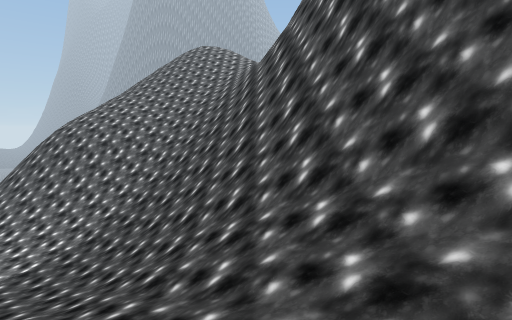
[1] (above)

20 first-person views from a walk through a 3-D level made in the Unity game engine. The camera is 1.5 m above the floor, tilts 6° down and sees 80° across. The floor is counted in squares, 2 m on a side. Each view is taken from the middle of a square. On the plan, view 1 faces up. The plan holds only what a view shows up to about 10 squares ahead; the rest is blank. The place goes on beyond the plan. The player character is not drawn.

[2]
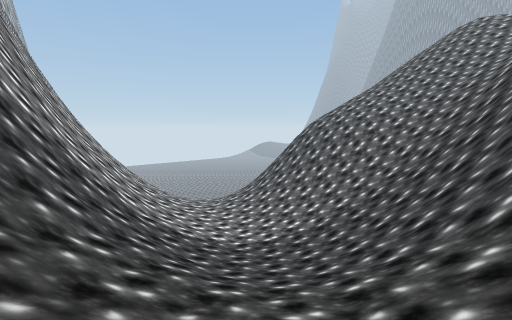

[3]
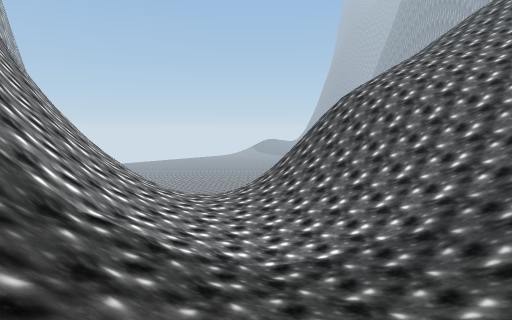

[4]
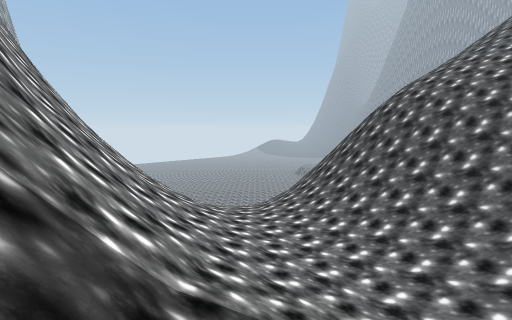

[5]
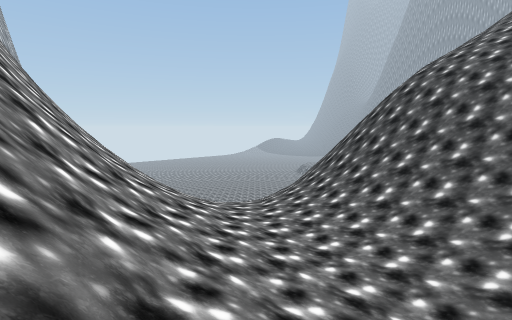

[6]
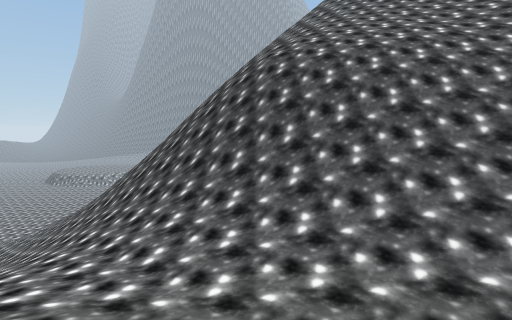

[7]
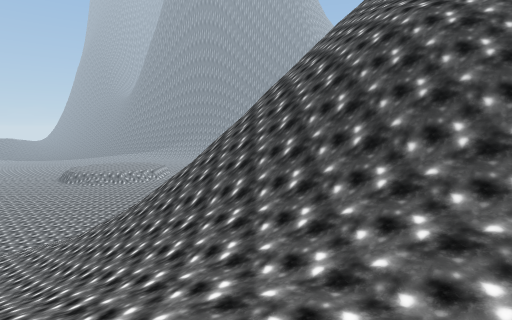

[8]
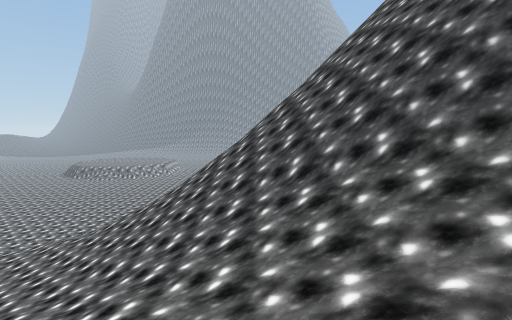

[9]
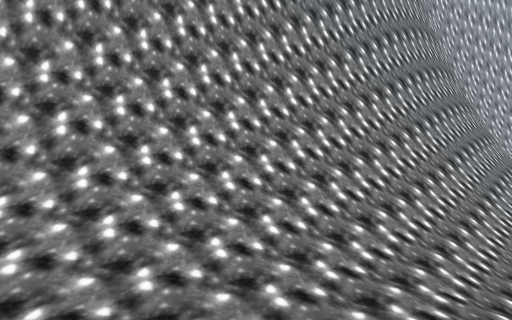

[10]
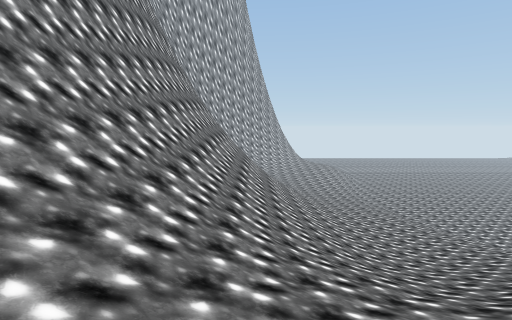

[11]
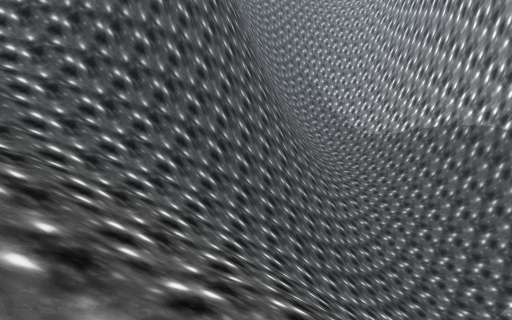

[12]
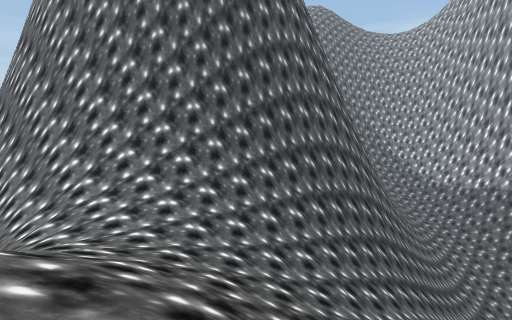

[13]
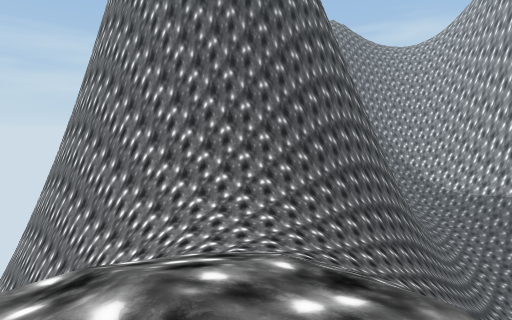

[14]
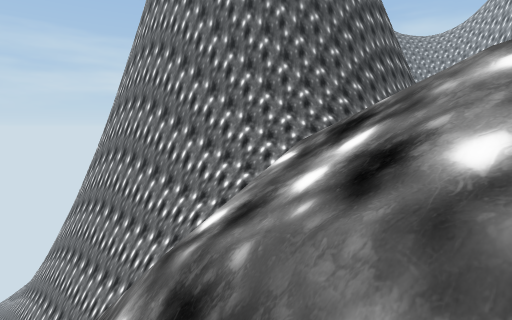

[15]
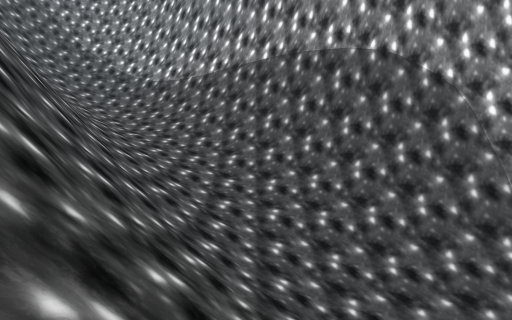

[16]
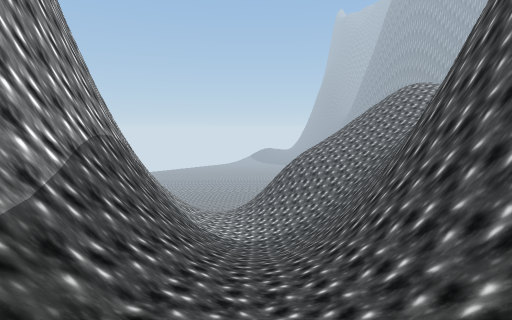

[17]
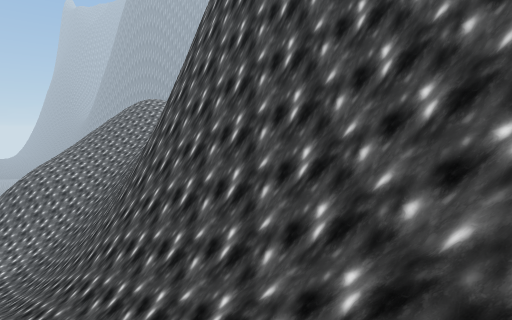

[18]
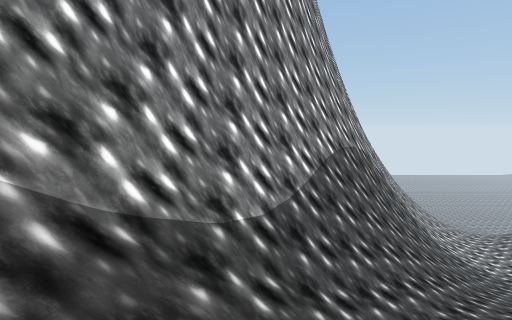

[19]
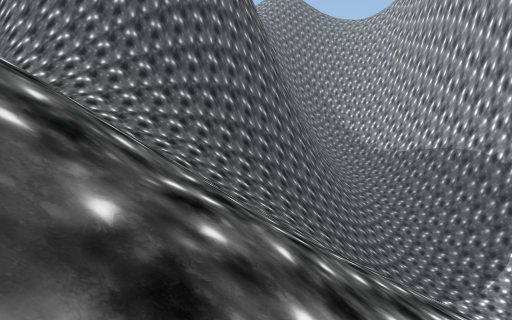

[20]
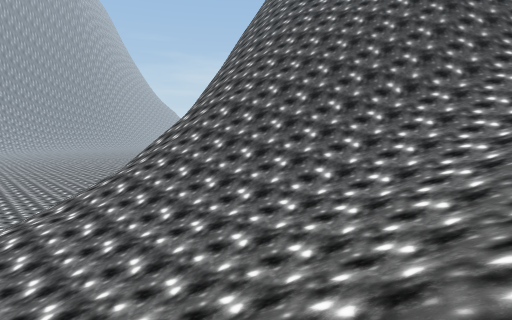

### Floor plan
Key: @ floor where view 1 was taken; # wall or solid block; . main floor; : floor 0.75 m higher than the main floor; - floor 1 m lower than the main floor; _ floor 5.75 m lower than the main floor; < floor 7.25 m lower than the main floor; ( floor 8 m lower than the main floor; + floor 15 m higher than the main floor; * floor 18.25 m higher than the main floor; / step, stairs or slope; = window, fence, low wall or low ledge; ^ raised ledge; v drop or lower ground.
Columns run from 22 left of view 1 to 7 right of it. Each row starts with its distance up from view 1.
 26                     /v
 25                     //
 24                   /**/
 23                   /*/        v
 22                   ///      vvv
 21  /////            ////  ////vv
 20 //////// =//  //// ////+///###
 19 /<//////////   ///  //+++//###
 18 (///////////// ///  ///+//=##
 17 (<////////////////  /////=##
 16 <<////////#v/////////////###
 15 /</_//////=^/////////////##
 14 //////////=#////////////##
 13 ///////////#^//////////###
 12 ////////////=/////////##
 11 /////////-///////////=#
 10 /////////--//////////##
  9 ##////////--..///////##
  8  ###////////..../////##
  7   ####=///////...:///##
  6      ###///////::::///##
  5       #####///////////##
  4          #####==///////##
  3              ###=//////=##
  2                ##=//////=##
  1                 ###=/////=##
  0                   ##=/@///=##
 -1                    ###/////=##
 -2                     ###//  /=#
 -3                      ####/  /#
 -4                        ##=///=
 -5                         #=#//
 -6                         ###

Where each view was taken, in squares from view 1:
view 1: 0 up, 0 right, facing up
view 2: 1 up, 0 right, facing up-left
view 3: 3 up, 3 left, facing up-left
view 4: 3 up, 5 left, facing up-left
view 5: 4 up, 6 left, facing up-left
view 6: 6 up, 10 left, facing up
view 7: 8 up, 13 left, facing up
view 8: 10 up, 15 left, facing up
view 9: 11 up, 9 left, facing down-left
view 10: 11 up, 13 left, facing left
view 11: 16 up, 7 left, facing down-right
view 12: 21 up, 4 left, facing down-right
view 13: 24 up, 4 left, facing down-right
view 14: 26 up, 2 left, facing down-right
view 15: 9 up, 2 left, facing down
view 16: 4 down, 5 right, facing up-left
view 17: 5 down, 6 right, facing up
view 18: 4 down, 6 right, facing left
view 19: 20 up, 8 left, facing down-right
view 20: 12 up, 22 left, facing up-right
